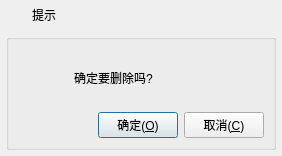
<?xml version="1.0" encoding="UTF-8"?>
<ui version="4.0">
 <class>frmMessageBox</class>
 <widget class="QDialog" name="frmMessageBox">
  <property name="geometry">
   <rect>
    <x>0</x>
    <y>0</y>
    <width>282</width>
    <height>156</height>
   </rect>
  </property>
  <layout class="QVBoxLayout" name="verticalLayout">
   <property name="spacing">
    <number>0</number>
   </property>
   <property name="leftMargin">
    <number>1</number>
   </property>
   <property name="topMargin">
    <number>1</number>
   </property>
   <property name="rightMargin">
    <number>1</number>
   </property>
   <property name="bottomMargin">
    <number>1</number>
   </property>
   <item>
    <widget class="QWidget" name="widget_title" native="true">
     <property name="sizePolicy">
      <sizepolicy hsizetype="Preferred" vsizetype="Fixed">
       <horstretch>0</horstretch>
       <verstretch>0</verstretch>
      </sizepolicy>
     </property>
     <property name="minimumSize">
      <size>
       <width>100</width>
       <height>28</height>
      </size>
     </property>
     <layout class="QHBoxLayout" name="horizontalLayout_2">
      <property name="spacing">
       <number>0</number>
      </property>
      <property name="leftMargin">
       <number>0</number>
      </property>
      <property name="topMargin">
       <number>0</number>
      </property>
      <property name="rightMargin">
       <number>0</number>
      </property>
      <property name="bottomMargin">
       <number>0</number>
      </property>
      <item>
       <widget class="QLabel" name="lab_Ico">
        <property name="sizePolicy">
         <sizepolicy hsizetype="Minimum" vsizetype="Preferred">
          <horstretch>0</horstretch>
          <verstretch>0</verstretch>
         </sizepolicy>
        </property>
        <property name="minimumSize">
         <size>
          <width>31</width>
          <height>0</height>
         </size>
        </property>
        <property name="text">
         <string/>
        </property>
        <property name="alignment">
         <set>Qt::AlignCenter</set>
        </property>
       </widget>
      </item>
      <item>
       <widget class="QLabel" name="lab_Title">
        <property name="sizePolicy">
         <sizepolicy hsizetype="Expanding" vsizetype="Preferred">
          <horstretch>0</horstretch>
          <verstretch>0</verstretch>
         </sizepolicy>
        </property>
        <property name="styleSheet">
         <string notr="true"/>
        </property>
        <property name="text">
         <string>提示</string>
        </property>
        <property name="alignment">
         <set>Qt::AlignLeading|Qt::AlignLeft|Qt::AlignVCenter</set>
        </property>
       </widget>
      </item>
      <item>
       <widget class="QWidget" name="widget_menu" native="true">
        <property name="sizePolicy">
         <sizepolicy hsizetype="Minimum" vsizetype="Preferred">
          <horstretch>0</horstretch>
          <verstretch>0</verstretch>
         </sizepolicy>
        </property>
        <layout class="QHBoxLayout" name="horizontalLayout">
         <property name="spacing">
          <number>0</number>
         </property>
         <property name="leftMargin">
          <number>0</number>
         </property>
         <property name="topMargin">
          <number>0</number>
         </property>
         <property name="rightMargin">
          <number>0</number>
         </property>
         <property name="bottomMargin">
          <number>0</number>
         </property>
         <item>
          <widget class="QPushButton" name="btnMenu_Close">
           <property name="sizePolicy">
            <sizepolicy hsizetype="Minimum" vsizetype="Expanding">
             <horstretch>0</horstretch>
             <verstretch>0</verstretch>
            </sizepolicy>
           </property>
           <property name="minimumSize">
            <size>
             <width>40</width>
             <height>0</height>
            </size>
           </property>
           <property name="cursor">
            <cursorShape>ArrowCursor</cursorShape>
           </property>
           <property name="focusPolicy">
            <enum>Qt::NoFocus</enum>
           </property>
           <property name="toolTip">
            <string>关闭</string>
           </property>
           <property name="text">
            <string/>
           </property>
           <property name="flat">
            <bool>true</bool>
           </property>
          </widget>
         </item>
        </layout>
       </widget>
      </item>
     </layout>
    </widget>
   </item>
   <item>
    <widget class="QWidget" name="widget_main" native="true">
     <property name="styleSheet">
      <string notr="true"/>
     </property>
     <layout class="QVBoxLayout" name="verticalLayout_2">
      <property name="spacing">
       <number>5</number>
      </property>
      <property name="leftMargin">
       <number>5</number>
      </property>
      <property name="topMargin">
       <number>5</number>
      </property>
      <property name="rightMargin">
       <number>5</number>
      </property>
      <property name="bottomMargin">
       <number>5</number>
      </property>
      <item>
       <widget class="QGroupBox" name="groupBox">
        <property name="title">
         <string/>
        </property>
        <layout class="QVBoxLayout" name="verticalLayout_3">
         <item>
          <layout class="QHBoxLayout" name="horizontalLayout_4">
           <item>
            <widget class="QLabel" name="labIcoMain">
             <property name="minimumSize">
              <size>
               <width>40</width>
               <height>40</height>
              </size>
             </property>
             <property name="maximumSize">
              <size>
               <width>40</width>
               <height>40</height>
              </size>
             </property>
             <property name="styleSheet">
              <string notr="true">border-image: url(:/image/info.png);</string>
             </property>
             <property name="text">
              <string/>
             </property>
            </widget>
           </item>
           <item>
            <spacer name="horizontalSpacer_2">
             <property name="orientation">
              <enum>Qt::Horizontal</enum>
             </property>
             <property name="sizeType">
              <enum>QSizePolicy::Minimum</enum>
             </property>
             <property name="sizeHint" stdset="0">
              <size>
               <width>10</width>
               <height>20</height>
              </size>
             </property>
            </spacer>
           </item>
           <item>
            <widget class="QLabel" name="labInfo">
             <property name="sizePolicy">
              <sizepolicy hsizetype="Expanding" vsizetype="Preferred">
               <horstretch>0</horstretch>
               <verstretch>0</verstretch>
              </sizepolicy>
             </property>
             <property name="text">
              <string>确定要删除吗?</string>
             </property>
             <property name="scaledContents">
              <bool>false</bool>
             </property>
             <property name="wordWrap">
              <bool>true</bool>
             </property>
            </widget>
           </item>
          </layout>
         </item>
         <item>
          <layout class="QHBoxLayout" name="horizontalLayout_3">
           <item>
            <spacer name="horizontalSpacer">
             <property name="orientation">
              <enum>Qt::Horizontal</enum>
             </property>
             <property name="sizeHint" stdset="0">
              <size>
               <width>40</width>
               <height>20</height>
              </size>
             </property>
            </spacer>
           </item>
           <item>
            <widget class="QPushButton" name="btnOk">
             <property name="cursor">
              <cursorShape>PointingHandCursor</cursorShape>
             </property>
             <property name="focusPolicy">
              <enum>Qt::StrongFocus</enum>
             </property>
             <property name="styleSheet">
              <string notr="true"/>
             </property>
             <property name="text">
              <string>确定(&amp;O)</string>
             </property>
             <property name="icon">
              <iconset resource="../other/rc.qrc">
               <normaloff>:/image/btn_ok.png</normaloff>:/image/btn_ok.png</iconset>
             </property>
             <property name="iconSize">
              <size>
               <width>20</width>
               <height>20</height>
              </size>
             </property>
            </widget>
           </item>
           <item>
            <widget class="QPushButton" name="btnCancel">
             <property name="cursor">
              <cursorShape>PointingHandCursor</cursorShape>
             </property>
             <property name="focusPolicy">
              <enum>Qt::StrongFocus</enum>
             </property>
             <property name="styleSheet">
              <string notr="true"/>
             </property>
             <property name="text">
              <string>取消(&amp;C)</string>
             </property>
             <property name="icon">
              <iconset resource="../other/rc.qrc">
               <normaloff>:/image/btn_close.png</normaloff>:/image/btn_close.png</iconset>
             </property>
             <property name="iconSize">
              <size>
               <width>20</width>
               <height>20</height>
              </size>
             </property>
            </widget>
           </item>
          </layout>
         </item>
        </layout>
       </widget>
      </item>
     </layout>
    </widget>
   </item>
  </layout>
 </widget>
 <resources>
  <include location="../other/rc.qrc"/>
 </resources>
 <connections/>
</ui>
